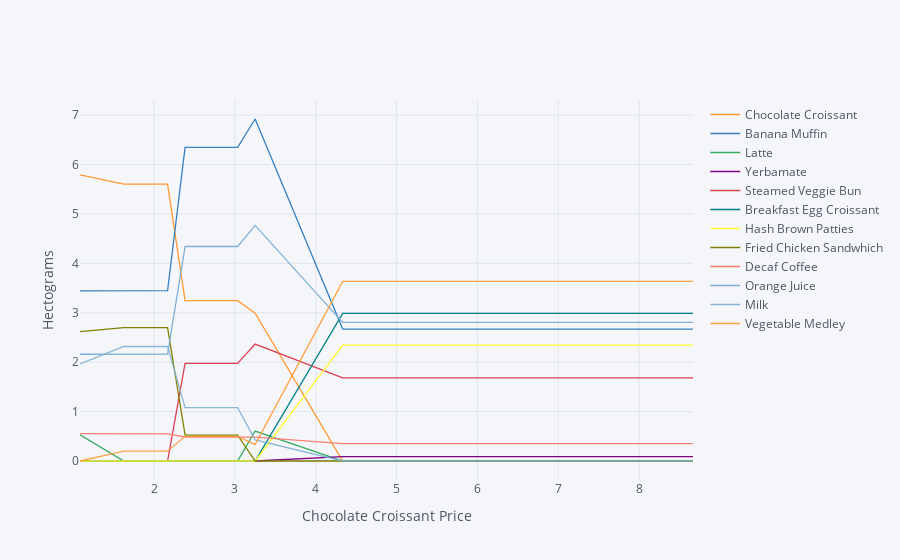

The cell this chart's notebook holds for it:
### Code cell
#Sensitivity of Solution for Females On Campus to Changes in Chocolocate Croissant Prices 
ReferenceGood = 'Chocolate Croissant'

scale = [0.5,0.75,0.9,1.,1.1,1.2,1.3,1.4,1.5,2,4]

cost0 = solve_subsistence_problem(D,Prices,bmin[groupF],bmax[groupF],tol=tol).fun

my_p = Prices.copy()

diet = {}
for s in scale:

    my_p[ReferenceGood] = Prices[ReferenceGood]*s
    result = solve_subsistence_problem(D,my_p,bmin[groupF],bmax[groupF],tol=tol)
    diet[my_p[ReferenceGood]] = result.diet

Diet_response = pd.DataFrame(diet).T
Diet_response.index.name = '%s Price' % ReferenceGood

Diet_response.reset_index(inplace=True)

# Get rid of units for index (cufflinks chokes)
Diet_response['%s Price' % ReferenceGood] = Diet_response['%s Price' % ReferenceGood].apply(lambda x: x.magnitude)

Diet_response = Diet_response.set_index('%s Price' % ReferenceGood)

# Just look at goods consumed in quantities greater than error tolerance
Diet_response.loc[:,(Diet_response>tol).sum()>0].iplot(xTitle='%s Price' % ReferenceGood,yTitle='Hectograms')

### Figure 1 — Plotly figure (JSON) as saved in the notebook; plotly's stock layout.template omitted (floating-point values rounded to 4 significant figures)
{"data": [{"line": {"color": "rgba(255, 153, 51, 1.0)", "dash": "solid", "shape": "linear", "width": 1.3}, "mode": "lines", "name": "Chocolate Croissant", "text": "", "type": "scatter", "x": [1.083, 1.625, 1.95, 2.167, 2.383, 2.6, 2.817, 3.033, 3.25, 4.333, 8.667], "y": [5.791, 5.603, 5.603, 5.603, 3.246, 3.246, 3.246, 3.246, 2.991, 4.701e-08, 9.848e-11]}, {"line": {"color": "rgba(55, 128, 191, 1.0)", "dash": "solid", "shape": "linear", "width": 1.3}, "mode": "lines", "name": "Banana Muffin", "text": "", "type": "scatter", "x": [1.083, 1.625, 1.95, 2.167, 2.383, 2.6, 2.817, 3.033, 3.25, 4.333, 8.667], "y": [3.445, 3.447, 3.447, 3.447, 6.347, 6.347, 6.347, 6.347, 6.922, 2.669, 2.669]}, {"line": {"color": "rgba(50, 171, 96, 1.0)", "dash": "solid", "shape": "linear", "width": 1.3}, "mode": "lines", "name": "Latte", "text": "", "type": "scatter", "x": [1.083, 1.625, 1.95, 2.167, 2.383, 2.6, 2.817, 3.033, 3.25, 4.333, 8.667], "y": [0.5303, 1.185e-06, 1.499e-09, 2.35e-09, 9.688e-10, 1.361e-09, 1.599e-08, 4.623e-07, 0.6068, 6.958e-09, 1.102e-09]}, {"line": {"color": "rgba(128, 0, 128, 1.0)", "dash": "solid", "shape": "linear", "width": 1.3}, "mode": "lines", "name": "Yerbamate", "text": "", "type": "scatter", "x": [1.083, 1.625, 1.95, 2.167, 2.383, 2.6, 2.817, 3.033, 3.25, 4.333, 8.667], "y": [2.938e-09, 5.041e-09, 7.971e-12, 3.919e-10, 3.99e-11, 1.669e-10, 3.994e-10, 1.364e-08, 5.355e-10, 0.08787, 0.08787]}, {"line": {"color": "rgba(219, 64, 82, 1.0)", "dash": "solid", "shape": "linear", "width": 1.3}, "mode": "lines", "name": "Steamed Veggie Bun", "text": "", "type": "scatter", "x": [1.083, 1.625, 1.95, 2.167, 2.383, 2.6, 2.817, 3.033, 3.25, 4.333, 8.667], "y": [4.045e-10, 1.83e-08, 2.714e-11, 1.815e-09, 1.975, 1.975, 1.975, 1.975, 2.367, 1.681, 1.681]}, {"line": {"color": "rgba(0, 128, 128, 1.0)", "dash": "solid", "shape": "linear", "width": 1.3}, "mode": "lines", "name": "Breakfast Egg Croissant ", "text": "", "type": "scatter", "x": [1.083, 1.625, 1.95, 2.167, 2.383, 2.6, 2.817, 3.033, 3.25, 4.333, 8.667], "y": [3.553e-09, 2.875e-08, 2.312e-11, 1.25e-10, 6.832e-11, 2.677e-10, 3.717e-10, 9.109e-09, 4.588e-09, 2.989, 2.989]}, {"line": {"color": "rgba(255, 255, 51, 1.0)", "dash": "solid", "shape": "linear", "width": 1.3}, "mode": "lines", "name": "Hash Brown Patties", "text": "", "type": "scatter", "x": [1.083, 1.625, 1.95, 2.167, 2.383, 2.6, 2.817, 3.033, 3.25, 4.333, 8.667], "y": [7.475e-09, 2.293e-08, 5.215e-10, 5.998e-10, 1.729e-10, 3.425e-10, 4.03e-09, 2.893e-09, 8.389e-10, 2.344, 2.344]}, {"line": {"color": "rgba(128, 128, 0, 1.0)", "dash": "solid", "shape": "linear", "width": 1.3}, "mode": "lines", "name": "Fried Chicken Sandwhich", "text": "", "type": "scatter", "x": [1.083, 1.625, 1.95, 2.167, 2.383, 2.6, 2.817, 3.033, 3.25, 4.333, 8.667], "y": [2.62, 2.7, 2.7, 2.7, 0.5247, 0.5247, 0.5247, 0.5247, 3.899e-08, 1.261e-08, 8.004e-09]}, {"line": {"color": "rgba(251, 128, 114, 1.0)", "dash": "solid", "shape": "linear", "width": 1.3}, "mode": "lines", "name": "Decaf Coffee", "text": "", "type": "scatter", "x": [1.083, 1.625, 1.95, 2.167, 2.383, 2.6, 2.817, 3.033, 3.25, 4.333, 8.667], "y": [0.5558, 0.548, 0.548, 0.548, 0.4861, 0.4861, 0.4861, 0.4861, 0.4826, 0.3511, 0.3511]}, {"line": {"color": "rgba(128, 177, 211, 1.0)", "dash": "solid", "shape": "linear", "width": 1.3}, "mode": "lines", "name": "Orange Juice", "text": "", "type": "scatter", "x": [1.083, 1.625, 1.95, 2.167, 2.383, 2.6, 2.817, 3.033, 3.25, 4.333, 8.667], "y": [2.16, 2.165, 2.165, 2.165, 4.341, 4.341, 4.341, 4.341, 4.769, 2.806, 2.806]}, {"line": {"color": "rgba(128, 177, 211, 0.8999999999999999)", "dash": "solid", "shape": "linear", "width": 1.3}, "mode": "lines", "name": "Milk", "text": "", "type": "scatter", "x": [1.083, 1.625, 1.95, 2.167, 2.383, 2.6, 2.817, 3.033, 3.25, 4.333, 8.667], "y": [1.965, 2.318, 2.318, 2.318, 1.078, 1.078, 1.078, 1.078, 0.4285, 3.361e-09, 5.513e-10]}, {"line": {"color": "rgba(255, 153, 51, 0.8999999999999999)", "dash": "solid", "shape": "linear", "width": 1.3}, "mode": "lines", "name": "Vegetable Medley", "text": "", "type": "scatter", "x": [1.083, 1.625, 1.95, 2.167, 2.383, 2.6, 2.817, 3.033, 3.25, 4.333, 8.667], "y": [1.39e-08, 0.199, 0.199, 0.199, 0.5002, 0.5002, 0.5002, 0.5002, 0.3325, 3.634, 3.634]}], "layout": {"autosize": true, "legend": {"bgcolor": "#F5F6F9", "font": {"color": "#4D5663"}}, "paper_bgcolor": "#F5F6F9", "plot_bgcolor": "#F5F6F9", "title": {"font": {"color": "#4D5663"}}, "xaxis": {"autorange": true, "gridcolor": "#E1E5ED", "range": [1.083, 8.667], "showgrid": true, "tickfont": {"color": "#4D5663"}, "title": {"font": {"color": "#4D5663"}, "text": "Chocolate Croissant Price"}, "type": "linear", "zerolinecolor": "#E1E5ED"}, "yaxis": {"autorange": true, "gridcolor": "#E1E5ED", "range": [-0.3845, 7.306], "showgrid": true, "tickfont": {"color": "#4D5663"}, "title": {"font": {"color": "#4D5663"}, "text": "Hectograms"}, "type": "linear", "zerolinecolor": "#E1E5ED"}}}
